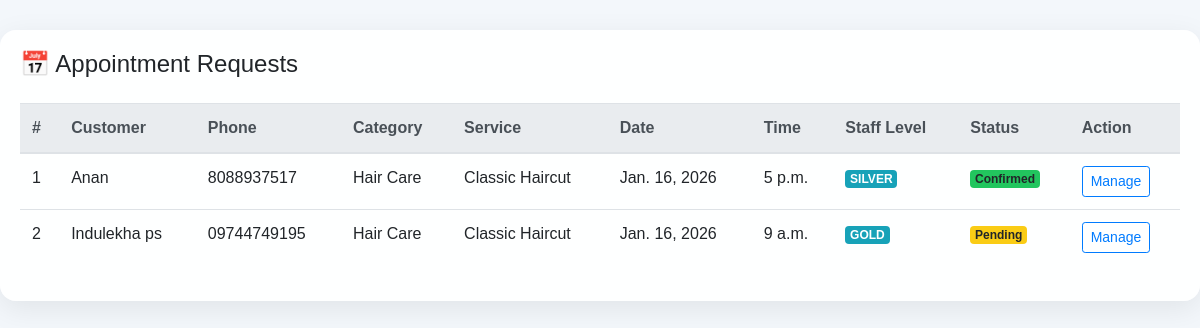
The page /Admin_App/View_Appointments/ on the database as committed earlier.
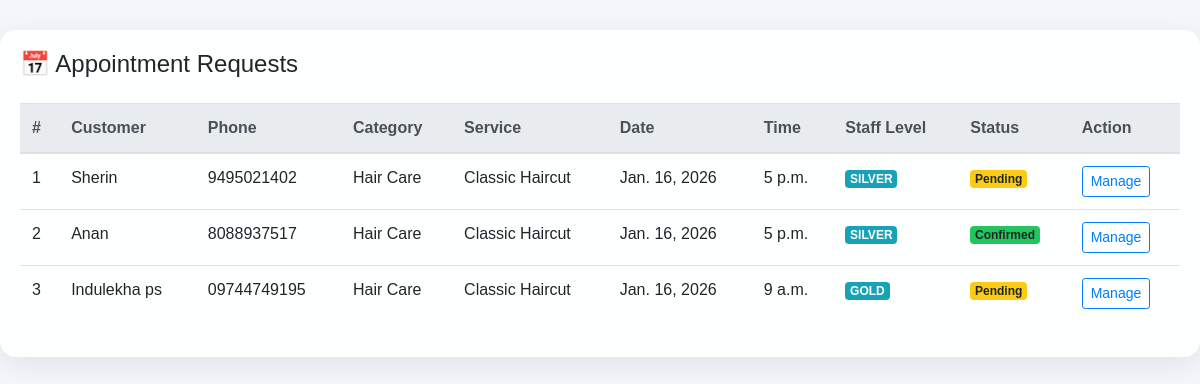
The same page on the database as committed later.
### Main_App/models.py (models this page shows)
class Appointmentdb(models.Model):
    STATUS_CHOICES = (
        ('pending', 'Pending'),
        ('confirmed', 'Confirmed'),
        ('cancelled', 'Cancelled'),
        ('completed', 'Completed'),
    )
    STAFF_LEVEL_CHOICES = (
        ('gold', 'Gold Level'),
        ('silver', 'Silver Level'),
        ('bronze', 'Bronze Level'),
    )
    Customer_name = models.CharField(max_length=100, blank=True, null=True)
    Phone = models.CharField(max_length=10, blank=True, null=True)
    Category = models.CharField(max_length=100, blank=True, null=True)
    Service = models.CharField(max_length=100, blank=True, null=True)
    appointment_date = models.DateField()
    appointment_time = models.TimeField()
    staff_level = models.CharField(
        max_length=20,
        choices=STAFF_LEVEL_CHOICES
    )
    assigned_staff = models.CharField(
        max_length=100,
        null=True,
        blank=True
    )
    status = models.CharField(
        max_length=20,
        choices=STATUS_CHOICES,
        default='pending'
    )
    created_at = models.DateTimeField(auto_now_add=True)

### Admin_App/views.py (the view)
# urls.py: path('View_Appointments/', views.admin_view_appointments, name='admin_view_appointments'),
def admin_view_appointments(request):
    appointments = Appointmentdb.objects.all().order_by('-created_at')
    return render(request, "View_Appointments.html", {
        'appointments': appointments
    })

### Admin_App/templates/View_Appointments.html (shortened to what this page needs)
<!doctype html>
<html lang="en">
<head>
<link rel="stylesheet" href="https://stackpath.bootstrapcdn.com/bootstrap/4.5.2/css/bootstrap.min.css">
<link rel="stylesheet" href="https://cdnjs.cloudflare.com/ajax/libs/font-awesome/6.4.0/css/all.min.css">
</head>
<body>
<div class="wrapper">
<div class="card-glass">
<h4 class="mb-4">📅 Appointment Requests</h4>
<table class="table table-hover">
<thead class="thead-light">
<tr>
<th>#</th>
<th>Customer</th>
<th>Phone</th>
<th>Category</th>
<th>Service</th>
<th>Date</th>
<th>Time</th>
<th>Staff Level</th>
<th>Status</th>
<th>Action</th>
</tr>
</thead>
<tbody>
{% for a in appointments %}
<tr>
<td>{{ forloop.counter }}</td>
<td>{{ a.Customer_name }}</td>
<td>{{ a.Phone }}</td>
<td>{{ a.Category }}</td>
<td>{{ a.Service }}</td>
<td>{{ a.appointment_date }}</td>
<td>{{ a.appointment_time }}</td>
<td>
    <span class="badge badge-info text-uppercase">
        {{ a.staff_level }}
    </span>
</td>
<td>
    <span class="badge
        {% if a.status == 'pending' %}badge-pending
        {% elif a.status == 'confirmed' %}badge-confirmed
        {% elif a.status == 'cancelled' %}badge-cancelled
        {% else %}badge-completed{% endif %}">
        {{ a.status|title }}
    </span>
</td>
<td>
    <a href="{% url 'edit_appointment' a.id %}" class="btn btn-sm btn-outline-primary">
        Manage
    </a>
</td>
</tr>
{% empty %}
<tr>
<td colspan="10" class="text-center text-muted">No appointments yet</td>
</tr>
{% endfor %}
</tbody>
</table>
</div>
</div>
</body>
</html>

Rows that differ between the two databases and show on the page:
added Appointmentdb: Customer_name "Sherin", Phone "9495021402", Category "Hair Care", Service "Classic Haircut", appointment_date "Jan. 16, 2026", appointment_time "5 p.m.", staff_level "SILVER", status "Pending"
